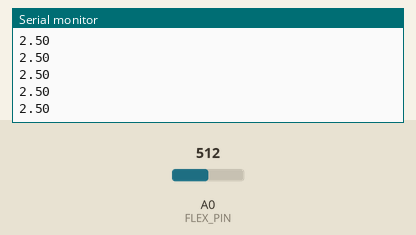
Bench run of a sketch on a simulated Arduino Uno, built with avr-gcc and run on an emulated ATmega328P. Shown: the last lines printed to the serial monitor. The inputs (shaded band) are chosen by the test bench; at power-on: A0 (FLEX_PIN) = 512.

Above: at 1.2 s.
1.3 s: A0 (FLEX_PIN) set to 716
At 2.2 s:
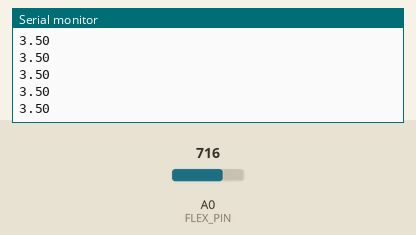
2.8 s: A0 (FLEX_PIN) set to 900
At 3.4 s:
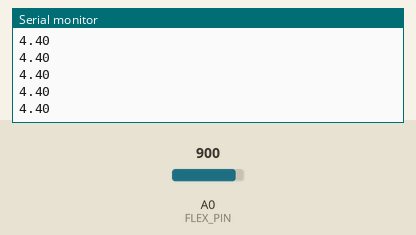
Timing chart, 0 to 5.8 s (numbered marks = the images above; inputs shaded):
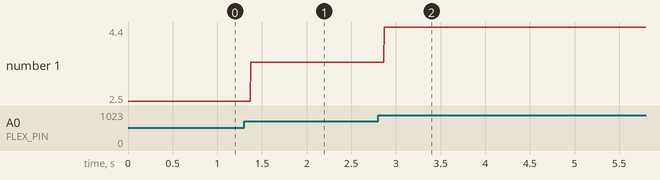

The sketch:

flex.ino
```cpp
/******************************************************************************
Flex_Sensor_Example.ino
Example sketch for SparkFun's flex sensors
  (https://www.sparkfun.com/products/10264)
Jim Lindblom @ SparkFun Electronics
April 28, 2016

Create a voltage divider circuit combining a flex sensor with a 47k resistor.
- The resistor should connect from A0 to GND.
- The flex sensor should connect from A0 to 3.3V
As the resistance of the flex sensor increases (meaning it's being bent), the
voltage at A0 should decrease.

Development environment specifics:
Arduino 1.6.7
******************************************************************************/
const int FLEX_PIN = A0; // Pin connected to voltage divider output

// Measure the voltage at 5V and the actual resistance of your
// 47k resistor, and enter them below:
const float VCC = 5; // Measured voltage of Ardunio 5V line
const float R_DIV = 10000.0; // Measured resistance of 3.3k resistor

// Upload the code, then try to adjust these values to more
// accurately calculate bend degree.
const float STRAIGHT_RESISTANCE = 98000.0; // resistance when straight
const float BEND_RESISTANCE = 110000.0; // resistance at 90 deg

void setup()
{
  Serial.begin(9600);
  pinMode(FLEX_PIN, INPUT);
}

void loop()
{
  // Read the ADC, and calculate voltage and resistance from it
  int flexADC = analogRead(FLEX_PIN);
  float flexV = flexADC * VCC / 1023.0;
    Serial.println(flexV);

//  float flexR = R_DIV * (VCC / flexV - 1.0);
//  Serial.println("Resistance: " + String(flexR) + " ohms");
//
//  // Use the calculated resistance to estimate the sensor's
//  // bend angle:
//  float angle = map(flexR, STRAIGHT_RESISTANCE, BEND_RESISTANCE,
//                   0, 90.0);
//  Serial.println("Bend: " + String(angle) + " degrees");
//  Serial.println();
//
//  delay(500);
}
```

Measured:
- after the input at 1.3 s, the serial monitor: prints a new line after 0.07 s (image 1)
- after the input at 2.8 s, the serial monitor: prints a new line after 0.07 s (image 2)
- plotted number 1: 2.5 → 3.5 after the input at 1.3 s, 3.5 → 4.4 after the input at 2.8 s
